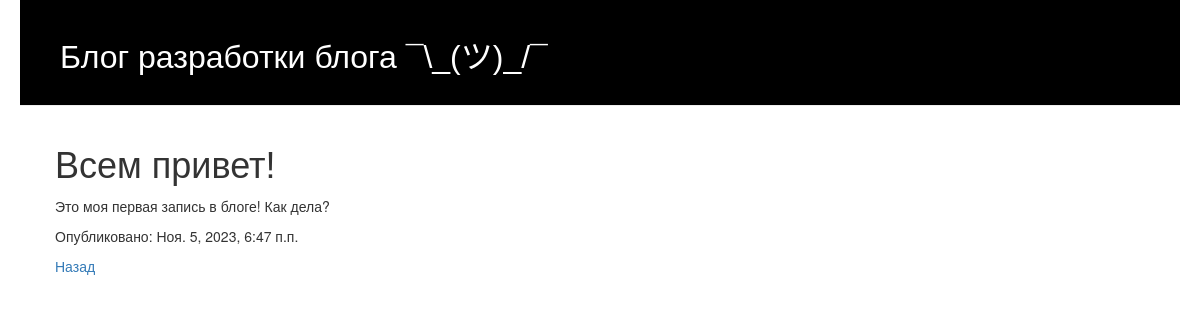
Before: /post/1/ with the older database file.
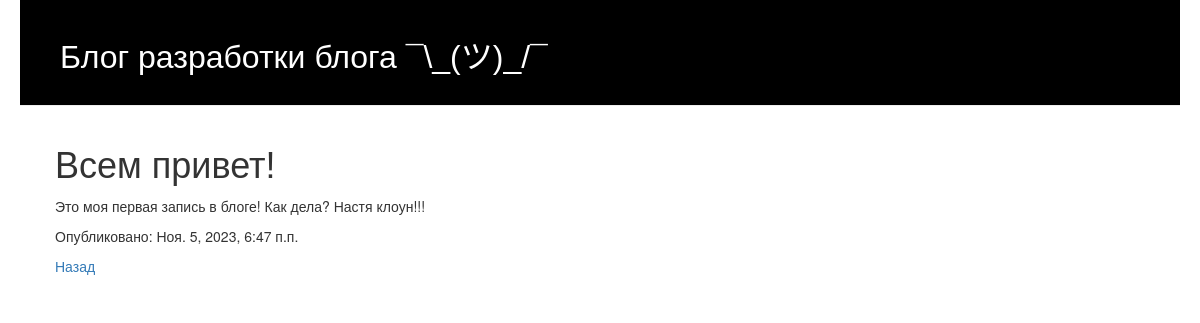
After: the same page with the newer database file.
### blog/models.py (models this page shows, shortened)
class Post(models.Model):
    author = models.ForeignKey(settings.AUTH_USER_MODEL, on_delete=models.CASCADE)
    title = models.CharField(max_length=200)
    text = models.TextField()
    created_date = models.DateTimeField(default=timezone.now)
    published_date = models.DateTimeField(blank=True, null=True)

### blog/views.py (the view)
# urls.py: path('post/<int:pk>/', views.post_detail, name='post_detail'),
def post_detail(request, pk):
    post = get_object_or_404(Post, pk=pk)
    return render(request, 'blog/post_detail.html', {'post': post})

### blog/templates/blog/post_detail.html (shortened to what this page needs)
{% extends 'blog/base.html' %}
{% block content %}
    <div class="post">
        <h1>{{ post.title }}</h1>
        <p>{{ post.text|linebreaksbr }}</p>
        {% if post.published_date %}
            <div class="date">
                <p>Опубликовано: {{ post.published_date }}</p>
            </div>
        {% endif %}
        <a href="{% url 'post_list'%}">Назад</a>
    </div>
{% endblock %}

Changed rows visible on the page:
changed Post "Всем привет!": text "Это моя первая запись в блоге! Как дела?" → "Это моя первая запись в блоге! Как дела? Настя клоун!!!"
